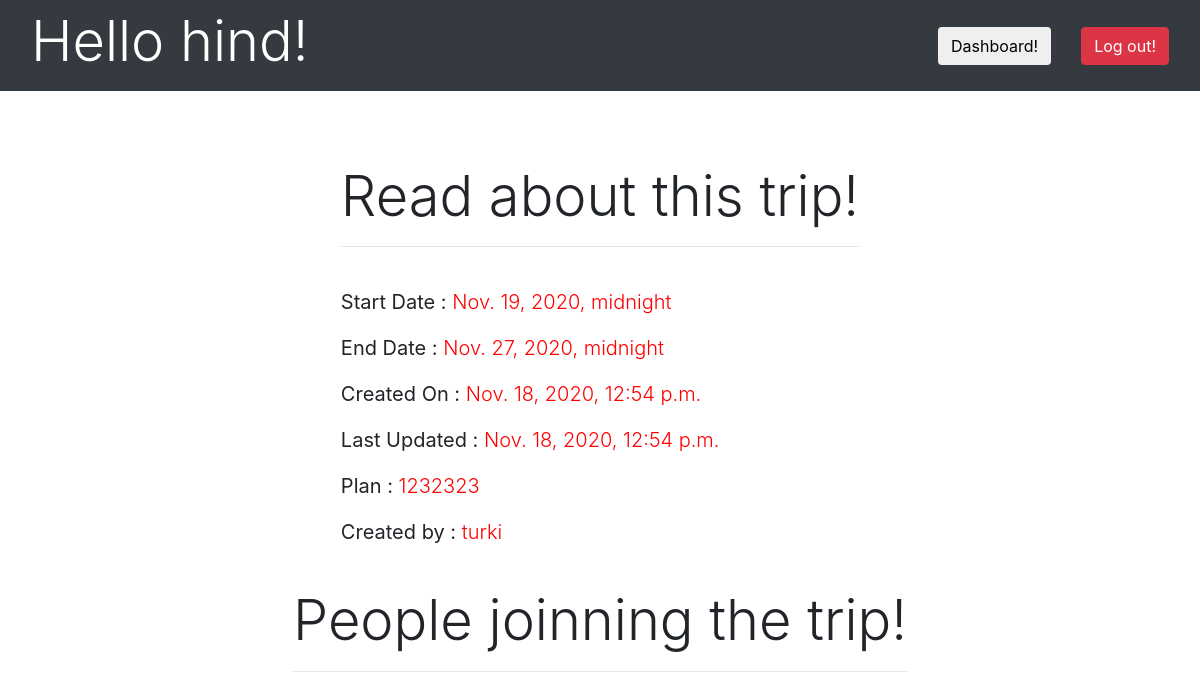
Page /trips/12 (signed in) on the committed database.
### app_one/models.py (models this page shows)
class User(models.Model):
    first_name = models.CharField(max_length=255)
    last_name = models.CharField(max_length=255)
    email = models.CharField(max_length=255)
    password = models.CharField(max_length=500)
    created_at = models.DateTimeField(auto_now_add = True)
    updated_at = models.DateTimeField(auto_now = True)
    objects = UserManager()

class Trip(models.Model):
    dest = models.CharField(max_length = 255)
    start_date = models.DateTimeField()
    end_date = models.DateTimeField()
    plan = models.TextField()
    user = models.ForeignKey(User, related_name = 'trips', on_delete = models.CASCADE)
    jointed_users = models.ManyToManyField(User, related_name = 'joined_trips')
    created_at = models.DateTimeField(auto_now_add = True)
    updated_at = models.DateTimeField(auto_now = True)
    objects = TripManager()

### app_one/views.py (the view)
# urls.py: path('trips/<int:trip_id>', views.trip_info),
def trip_info(request, trip_id):
    context = {
        'trip' : Trip.objects.get(id = trip_id),
        'user' : User.objects.get(id = request.session['userid']),
    }
    return render(request, 'trip_info.html', context)

### app_one/templates/trip_info.html (shortened to what this page needs)
<!DOCTYPE html>
<html lang="en" dir="ltr">
  <head>
    <link rel="stylesheet" href="https://maxcdn.bootstrapcdn.com/bootstrap/4.0.0/css/bootstrap.min.css" >
    <link rel="stylesheet" href="https://maxcdn.bootstrapcdn.com/font-awesome/4.4.0/css/font-awesome.min.css">
  </head>
</head>
<body>
  <nav class="navbar navbar-dark bg-dark">
    <div class="container-fluid">
      <div class="navbar-header">
        <h4 class="display-4" style="color:white" >Hello {{user.first_name}}!</h4>
      </div>
      <div class="row">
        <div class="col-sm-auto mx-auto">
          <a href="/trips"><button class="btn">Dashboard!</button></a>
        </div>
        <div class="col-sm-auto mx-auto">
            <a href="/logout"><button class="btn btn-danger">Log out!</button></a>
        </div>
      </div>
    </div>
  </nav>
    <div class="container-fluid  p-5">
      <div class="row">
        <div class="col-sm-auto mx-auto  pt-4">
          <h6 class="display-4"> Read about this trip!</h6>
          <hr> <br>
          <p class="lead"><strong>Start Date :</strong> <span style="color:red">{{trip.start_date}}</span></p>
          <p class="lead"><strong>End Date :</strong> <span style="color:red">{{trip.end_date}}</span></p>
          <p class="lead"><strong>Created On :</strong> <span style="color:red">{{trip.created_at}}</span></p>
          <p class="lead"><strong>Last Updated :</strong> <span style="color:red">{{trip.updated_at}}</span></p>
          <p class="lead"><strong>Plan :</strong> <span style="color:red">{{trip.plan}}</span></p>
          <p class="lead"><strong>Created by :</strong> <span style="color:red">{{trip.user.first_name}}</span></p>
        </div>
        <div class="col-sm-auto mx-auto  pt-4">
          <h6 class="display-4"> People joinning the trip!</h6>
          <hr> <br>
        </div>
      </div>
  </body>
</html>

### rows in the picture
User: first_name "hind"
Trip: start_date "Nov. 19, 2020, midnight", end_date "Nov. 27, 2020, midnight", created_at "Nov. 18, 2020, 12:54 p.m.", updated_at "Nov. 18, 2020, 12:54 p.m.", plan "1232323", user.first_name "turki"
